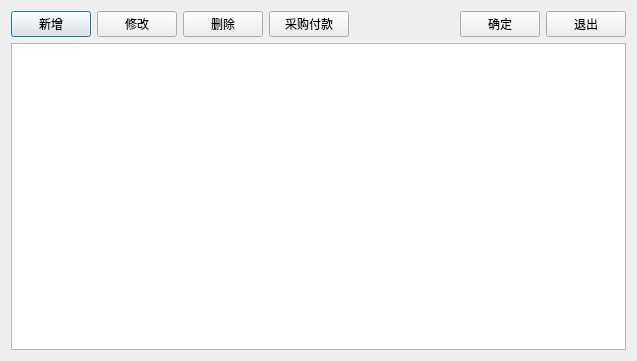
<?xml version="1.0" encoding="UTF-8"?>
<ui version="4.0">
 <class>w_i_inventory_provider</class>
 <widget class="QDialog" name="w_i_inventory_provider">
  <property name="geometry">
   <rect>
    <x>0</x>
    <y>0</y>
    <width>637</width>
    <height>361</height>
   </rect>
  </property>
  <property name="windowTitle">
   <string>Dialog</string>
  </property>
  <layout class="QVBoxLayout" name="verticalLayout">
   <item>
    <layout class="QHBoxLayout" name="horizontalLayout">
     <item>
      <widget class="lds_toolbar_button" name="pushButton_add">
       <property name="text">
        <string>新增</string>
       </property>
       <property name="outer_stylesheet" stdset="0">
        <string>pushbutton</string>
       </property>
      </widget>
     </item>
     <item>
      <widget class="lds_toolbar_button" name="pushButton_modify">
       <property name="text">
        <string>修改</string>
       </property>
       <property name="outer_stylesheet" stdset="0">
        <string>pushbutton</string>
       </property>
      </widget>
     </item>
     <item>
      <widget class="lds_toolbar_button" name="pushButton_del">
       <property name="text">
        <string>删除</string>
       </property>
       <property name="outer_stylesheet" stdset="0">
        <string>pushbutton</string>
       </property>
      </widget>
     </item>
     <item>
      <widget class="lds_toolbar_button" name="pushButton_arrears">
       <property name="text">
        <string>采购付款</string>
       </property>
       <property name="outer_stylesheet" stdset="0">
        <string>pushbutton</string>
       </property>
      </widget>
     </item>
     <item>
      <spacer name="horizontalSpacer">
       <property name="orientation">
        <enum>Qt::Horizontal</enum>
       </property>
       <property name="sizeHint" stdset="0">
        <size>
         <width>40</width>
         <height>20</height>
        </size>
       </property>
      </spacer>
     </item>
     <item>
      <widget class="lds_toolbar_button" name="pushButton_ok">
       <property name="text">
        <string>确定</string>
       </property>
       <property name="outer_stylesheet" stdset="0">
        <string>pushbutton</string>
       </property>
      </widget>
     </item>
     <item>
      <widget class="lds_toolbar_button" name="pushButton_exit">
       <property name="text">
        <string>退出</string>
       </property>
       <property name="outer_stylesheet" stdset="0">
        <string>pushbutton</string>
       </property>
      </widget>
     </item>
    </layout>
   </item>
   <item>
    <widget class="lds_tableView" name="tableView"/>
   </item>
  </layout>
 </widget>
 <customwidgets>
  <customwidget>
   <class>lds_toolbar_button</class>
   <extends>QPushButton</extends>
   <header>lds_toolbar_button.h</header>
  </customwidget>
  <customwidget>
   <class>lds_tableView</class>
   <extends>QTableView</extends>
   <header>lds_tableview.h</header>
  </customwidget>
 </customwidgets>
 <resources/>
 <connections/>
</ui>
